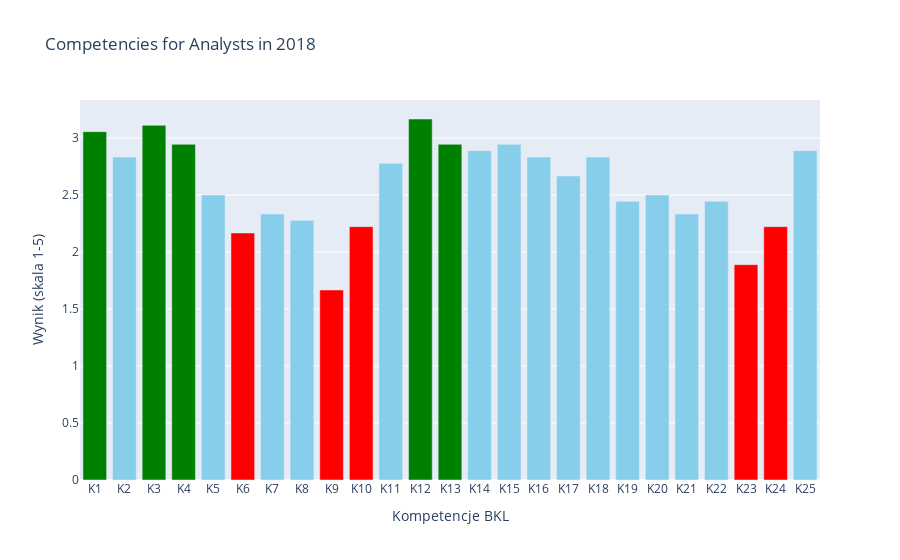
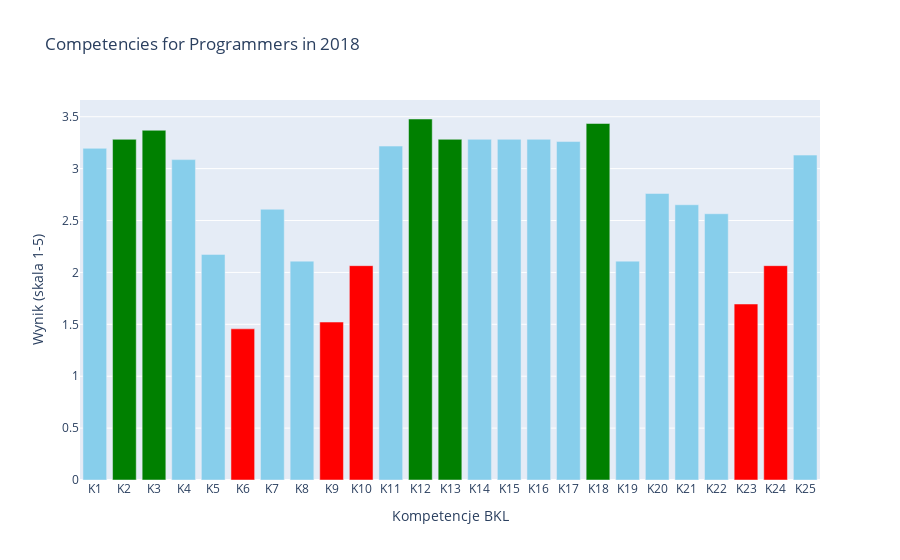
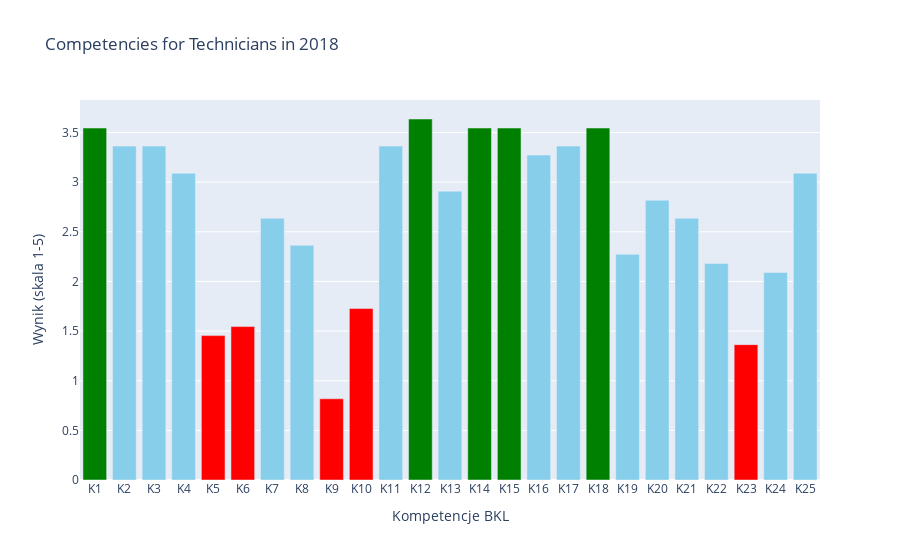
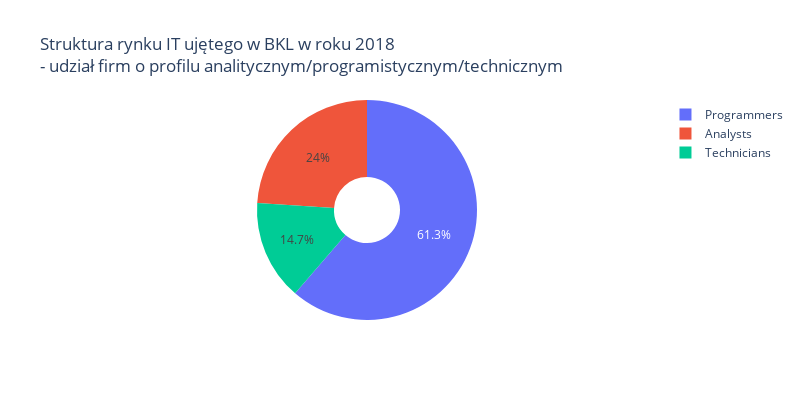

Here is the notebook cell these charts were saved with, in order:
### Code cell
figs = []
for year in years:
    market_share=[]
    for job_type in job_types:
        competencies_count = count_competencies(dfs[year][job_type])
        top_5_most, top_5_least = determine_popularities(competencies_count)
        market_share.append(len(dfs[year][job_type]))
        # Save plot
        title = f"Competencies for {job_type_names[job_type]} in {year}"
        filename = f"results/plots/{job_type_names[job_type]}_{year}.png"
        fig = plot_competencies(competencies_count, top_5_most, top_5_least, title, filename, kompetencje_klucz_nazwa=kompetencje_klucz_nazwa)
        fig.show()
    figx = go.Figure(data=[go.Pie(
    labels=list(job_type_names.values()),  # Categories as labels
    values=market_share,  # Counts as values
    hole=0.3  # Set the size of the hole in the middle of the pie chart (0 for no hole)
)])

    # Update layout
    figx.update_layout(
        title=f'Struktura rynku IT ujętego w BKL w roku {year} <br>- udział firm o profilu analitycznym/programistycznym/technicznym',
        showlegend=True,
        height=400,  # Adjust the height of the plot area
    width=800,  # Show legend
    )

# Show plot
    figx.show()
    pio.write_html(figx, file=f'./results/plots/struktura_rynku_{year}.html', auto_open=True)
        # # Add results to the list for CSV
        # result_row = {
        #     'year': year,
        #     'job_type': job_type_names[job_type],
        #     **{f'top_{i+1}': kompetencje_klucz_nazwa[comp] for i, comp in enumerate(top_5_most.keys())},
        #     **{f'least_{i+1}': kompetencje_klucz_nazwa[comp] for i, comp in enumerate(top_5_least.keys())}
        # }
        # results.append(result_row)

### Figure 1 — Plotly figure (JSON) as saved in the notebook; plotly's stock layout.template omitted (floating-point values rounded to 4 significant figures)
{"data": [{"customdata": ["analiza informacji i wyciągania wniosków", "uczenie się nowych rzeczy", "posługiwanie się komputerem, tabletem smartfonem", "obsługa specjalistycznych programów komputerowych", "obsługa maszyn, narzędzi i urządzeń technicznych", "montaż i naprawa maszyn i urządzeń technicznych", "wykonywanie prostych rachunków", "wykonywanie zaawansowanych obliczeń matematycznych", "zdolności artystyczne", "sprawność fizyczna", "radzenie sobie w sytuacjach stresujących", "gotowość do brania na siebie odpowiedzialności za wykonanie zadań", "pomysłowość, kreatywność", "zarządzanie czasem i terminowość", "samodzielna organizacja pracy", "praca w grupie", "łatwe nawiązywanie kontaktów z ludźmi", "bycie komunikatywnym i jasne przekazywanie myśli", "współpraca z osobami różnych narodowości", "praca administracyjna i prowadzenie dokumentacji", "koordynowanie pracy innych osób", "rozwiązywanie konfliktów między ludźmi", "gotowość do częstych wyjazdów i zmiany miejsca pracy", "gotowość do pracy w nietypowych godzinach wymaganych przez pracodawcę", "biegłe posługiwanie się językiem polskim w mowiei piśmie (poprawność językowa, bogate słownictwo, łatwość wysławiania się)"], "hovertemplate": "<b>%{customdata}</b><br>Wynik: %{y}<extra></extra>", "marker": {"color": ["green", "skyblue", "green", "green", "skyblue", "red", "skyblue", "skyblue", "red", "red", "skyblue", "green", "green", "skyblue", "skyblue", "skyblue", "skyblue", "skyblue", "skyblue", "skyblue", "skyblue", "skyblue", "red", "red", "skyblue"]}, "type": "bar", "x": ["K1", "K2", "K3", "K4", "K5", "K6", "K7", "K8", "K9", "K10", "K11", "K12", "K13", "K14", "K15", "K16", "K17", "K18", "K19", "K20", "K21", "K22", "K23", "K24", "K25"], "y": [3.056, 2.833, 3.111, 2.944, 2.5, 2.167, 2.333, 2.278, 1.667, 2.222, 2.778, 3.167, 2.944, 2.889, 2.944, 2.833, 2.667, 2.833, 2.444, 2.5, 2.333, 2.444, 1.889, 2.222, 2.889]}], "layout": {"barmode": "group", "title": {"text": "Competencies for Analysts in 2018"}, "xaxis": {"title": {"text": "Kompetencje BKL"}}, "yaxis": {"title": {"text": "Wynik (skala 1-5)"}}}}

### Figure 2 — Plotly figure (JSON) as saved in the notebook; plotly's stock layout.template omitted (floating-point values rounded to 4 significant figures)
{"data": [{"customdata": ["analiza informacji i wyciągania wniosków", "uczenie się nowych rzeczy", "posługiwanie się komputerem, tabletem smartfonem", "obsługa specjalistycznych programów komputerowych", "obsługa maszyn, narzędzi i urządzeń technicznych", "montaż i naprawa maszyn i urządzeń technicznych", "wykonywanie prostych rachunków", "wykonywanie zaawansowanych obliczeń matematycznych", "zdolności artystyczne", "sprawność fizyczna", "radzenie sobie w sytuacjach stresujących", "gotowość do brania na siebie odpowiedzialności za wykonanie zadań", "pomysłowość, kreatywność", "zarządzanie czasem i terminowość", "samodzielna organizacja pracy", "praca w grupie", "łatwe nawiązywanie kontaktów z ludźmi", "bycie komunikatywnym i jasne przekazywanie myśli", "współpraca z osobami różnych narodowości", "praca administracyjna i prowadzenie dokumentacji", "koordynowanie pracy innych osób", "rozwiązywanie konfliktów między ludźmi", "gotowość do częstych wyjazdów i zmiany miejsca pracy", "gotowość do pracy w nietypowych godzinach wymaganych przez pracodawcę", "biegłe posługiwanie się językiem polskim w mowiei piśmie (poprawność językowa, bogate słownictwo, łatwość wysławiania się)"], "hovertemplate": "<b>%{customdata}</b><br>Wynik: %{y}<extra></extra>", "marker": {"color": ["skyblue", "green", "green", "skyblue", "skyblue", "red", "skyblue", "skyblue", "red", "red", "skyblue", "green", "green", "skyblue", "skyblue", "skyblue", "skyblue", "green", "skyblue", "skyblue", "skyblue", "skyblue", "red", "red", "skyblue"]}, "type": "bar", "x": ["K1", "K2", "K3", "K4", "K5", "K6", "K7", "K8", "K9", "K10", "K11", "K12", "K13", "K14", "K15", "K16", "K17", "K18", "K19", "K20", "K21", "K22", "K23", "K24", "K25"], "y": [3.196, 3.283, 3.37, 3.087, 2.174, 1.457, 2.609, 2.109, 1.522, 2.065, 3.217, 3.478, 3.283, 3.283, 3.283, 3.283, 3.261, 3.435, 2.109, 2.761, 2.652, 2.565, 1.696, 2.065, 3.13]}], "layout": {"barmode": "group", "title": {"text": "Competencies for Programmers in 2018"}, "xaxis": {"title": {"text": "Kompetencje BKL"}}, "yaxis": {"title": {"text": "Wynik (skala 1-5)"}}}}

### Figure 3 — Plotly figure (JSON) as saved in the notebook; plotly's stock layout.template omitted (floating-point values rounded to 4 significant figures)
{"data": [{"customdata": ["analiza informacji i wyciągania wniosków", "uczenie się nowych rzeczy", "posługiwanie się komputerem, tabletem smartfonem", "obsługa specjalistycznych programów komputerowych", "obsługa maszyn, narzędzi i urządzeń technicznych", "montaż i naprawa maszyn i urządzeń technicznych", "wykonywanie prostych rachunków", "wykonywanie zaawansowanych obliczeń matematycznych", "zdolności artystyczne", "sprawność fizyczna", "radzenie sobie w sytuacjach stresujących", "gotowość do brania na siebie odpowiedzialności za wykonanie zadań", "pomysłowość, kreatywność", "zarządzanie czasem i terminowość", "samodzielna organizacja pracy", "praca w grupie", "łatwe nawiązywanie kontaktów z ludźmi", "bycie komunikatywnym i jasne przekazywanie myśli", "współpraca z osobami różnych narodowości", "praca administracyjna i prowadzenie dokumentacji", "koordynowanie pracy innych osób", "rozwiązywanie konfliktów między ludźmi", "gotowość do częstych wyjazdów i zmiany miejsca pracy", "gotowość do pracy w nietypowych godzinach wymaganych przez pracodawcę", "biegłe posługiwanie się językiem polskim w mowiei piśmie (poprawność językowa, bogate słownictwo, łatwość wysławiania się)"], "hovertemplate": "<b>%{customdata}</b><br>Wynik: %{y}<extra></extra>", "marker": {"color": ["green", "skyblue", "skyblue", "skyblue", "red", "red", "skyblue", "skyblue", "red", "red", "skyblue", "green", "skyblue", "green", "green", "skyblue", "skyblue", "green", "skyblue", "skyblue", "skyblue", "skyblue", "red", "skyblue", "skyblue"]}, "type": "bar", "x": ["K1", "K2", "K3", "K4", "K5", "K6", "K7", "K8", "K9", "K10", "K11", "K12", "K13", "K14", "K15", "K16", "K17", "K18", "K19", "K20", "K21", "K22", "K23", "K24", "K25"], "y": [3.545, 3.364, 3.364, 3.091, 1.455, 1.545, 2.636, 2.364, 0.8182, 1.727, 3.364, 3.636, 2.909, 3.545, 3.545, 3.273, 3.364, 3.545, 2.273, 2.818, 2.636, 2.182, 1.364, 2.091, 3.091]}], "layout": {"barmode": "group", "title": {"text": "Competencies for Technicians in 2018"}, "xaxis": {"title": {"text": "Kompetencje BKL"}}, "yaxis": {"title": {"text": "Wynik (skala 1-5)"}}}}

### Figure 4 — Plotly figure (JSON) as saved in the notebook; plotly's stock layout.template omitted (floating-point values rounded to 4 significant figures)
{"data": [{"hole": 0.3, "labels": ["Analysts", "Programmers", "Technicians"], "type": "pie", "values": [18, 46, 11]}], "layout": {"height": 400, "showlegend": true, "title": {"text": "Struktura rynku IT ujętego w BKL w roku 2018 <br>- udział firm o profilu analitycznym/programistycznym/technicznym"}, "width": 800}}
